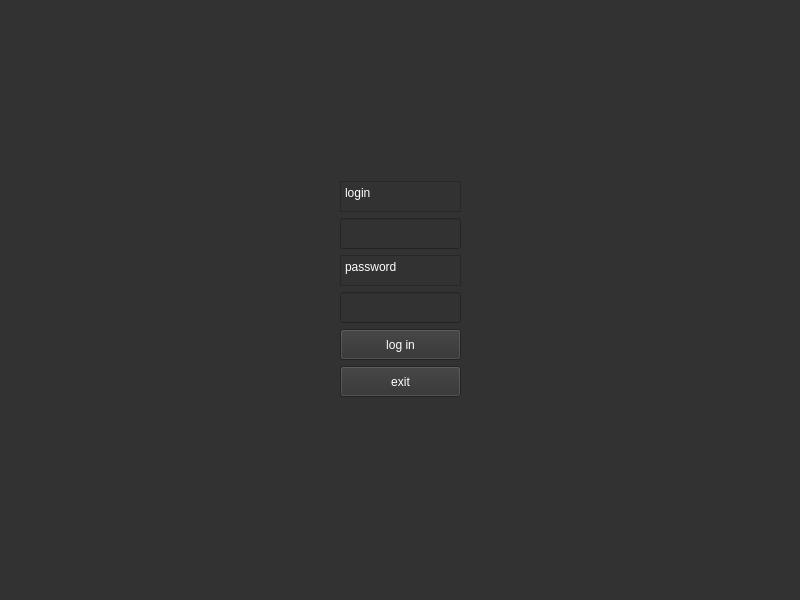
<?xml version="1.0" encoding="UTF-8"?>
<ui version="4.0">
 <class>MainWindow</class>
 <widget class="QMainWindow" name="MainWindow">
  <property name="geometry">
   <rect>
    <x>0</x>
    <y>0</y>
    <width>800</width>
    <height>600</height>
   </rect>
  </property>
  <property name="windowTitle">
   <string>MainWindow</string>
  </property>
  <property name="styleSheet">
   <string notr="true">background-color: rgb(50, 50, 50);
color: rgb(255, 255, 255);</string>
  </property>
  <widget class="QWidget" name="centralwidget">
   <layout class="QGridLayout" name="gridLayout">
    <item row="3" column="1">
     <spacer name="verticalSpacer_2">
      <property name="orientation">
       <enum>Qt::Vertical</enum>
      </property>
      <property name="sizeHint" stdset="0">
       <size>
        <width>20</width>
        <height>151</height>
       </size>
      </property>
     </spacer>
    </item>
    <item row="2" column="3">
     <spacer name="horizontalSpacer">
      <property name="orientation">
       <enum>Qt::Horizontal</enum>
      </property>
      <property name="sizeHint" stdset="0">
       <size>
        <width>320</width>
        <height>20</height>
       </size>
      </property>
     </spacer>
    </item>
    <item row="0" column="2">
     <spacer name="verticalSpacer">
      <property name="orientation">
       <enum>Qt::Vertical</enum>
      </property>
      <property name="sizeHint" stdset="0">
       <size>
        <width>20</width>
        <height>152</height>
       </size>
      </property>
     </spacer>
    </item>
    <item row="1" column="0">
     <spacer name="horizontalSpacer_2">
      <property name="orientation">
       <enum>Qt::Horizontal</enum>
      </property>
      <property name="sizeHint" stdset="0">
       <size>
        <width>321</width>
        <height>20</height>
       </size>
      </property>
     </spacer>
    </item>
    <item row="1" column="1" rowspan="2" colspan="2">
     <layout class="QVBoxLayout" name="verticalLayout">
      <item>
       <widget class="QTextBrowser" name="textBrowser">
        <property name="minimumSize">
         <size>
          <width>121</width>
          <height>31</height>
         </size>
        </property>
        <property name="maximumSize">
         <size>
          <width>121</width>
          <height>31</height>
         </size>
        </property>
        <property name="html">
         <string>&lt;!DOCTYPE HTML PUBLIC &quot;-//W3C//DTD HTML 4.0//EN&quot; &quot;http://www.w3.org/TR/REC-html40/strict.dtd&quot;&gt;
&lt;html&gt;&lt;head&gt;&lt;meta name=&quot;qrichtext&quot; content=&quot;1&quot; /&gt;&lt;meta charset=&quot;utf-8&quot; /&gt;&lt;style type=&quot;text/css&quot;&gt;
p, li { white-space: pre-wrap; }
hr { height: 1px; border-width: 0; }
li.unchecked::marker { content: &quot;\2610&quot;; }
li.checked::marker { content: &quot;\2612&quot;; }
&lt;/style&gt;&lt;/head&gt;&lt;body style=&quot; font-family:'Segoe UI'; font-size:9pt; font-weight:400; font-style:normal;&quot;&gt;
&lt;p style=&quot; margin-top:0px; margin-bottom:0px; margin-left:0px; margin-right:0px; -qt-block-indent:0; text-indent:0px;&quot;&gt;login&lt;/p&gt;&lt;/body&gt;&lt;/html&gt;</string>
        </property>
       </widget>
      </item>
      <item>
       <widget class="QLineEdit" name="lineEdit">
        <property name="minimumSize">
         <size>
          <width>121</width>
          <height>31</height>
         </size>
        </property>
        <property name="maximumSize">
         <size>
          <width>121</width>
          <height>31</height>
         </size>
        </property>
       </widget>
      </item>
      <item>
       <widget class="QTextBrowser" name="textBrowser_2">
        <property name="minimumSize">
         <size>
          <width>121</width>
          <height>31</height>
         </size>
        </property>
        <property name="maximumSize">
         <size>
          <width>121</width>
          <height>31</height>
         </size>
        </property>
        <property name="html">
         <string>&lt;!DOCTYPE HTML PUBLIC &quot;-//W3C//DTD HTML 4.0//EN&quot; &quot;http://www.w3.org/TR/REC-html40/strict.dtd&quot;&gt;
&lt;html&gt;&lt;head&gt;&lt;meta name=&quot;qrichtext&quot; content=&quot;1&quot; /&gt;&lt;meta charset=&quot;utf-8&quot; /&gt;&lt;style type=&quot;text/css&quot;&gt;
p, li { white-space: pre-wrap; }
hr { height: 1px; border-width: 0; }
li.unchecked::marker { content: &quot;\2610&quot;; }
li.checked::marker { content: &quot;\2612&quot;; }
&lt;/style&gt;&lt;/head&gt;&lt;body style=&quot; font-family:'Segoe UI'; font-size:9pt; font-weight:400; font-style:normal;&quot;&gt;
&lt;p style=&quot; margin-top:0px; margin-bottom:0px; margin-left:0px; margin-right:0px; -qt-block-indent:0; text-indent:0px;&quot;&gt;password&lt;/p&gt;&lt;/body&gt;&lt;/html&gt;</string>
        </property>
       </widget>
      </item>
      <item>
       <widget class="QLineEdit" name="lineEdit_2">
        <property name="minimumSize">
         <size>
          <width>121</width>
          <height>31</height>
         </size>
        </property>
        <property name="maximumSize">
         <size>
          <width>121</width>
          <height>31</height>
         </size>
        </property>
        <property name="echoMode">
         <enum>QLineEdit::Password</enum>
        </property>
       </widget>
      </item>
      <item>
       <widget class="QPushButton" name="pushButton">
        <property name="minimumSize">
         <size>
          <width>121</width>
          <height>31</height>
         </size>
        </property>
        <property name="maximumSize">
         <size>
          <width>121</width>
          <height>31</height>
         </size>
        </property>
        <property name="text">
         <string>log in</string>
        </property>
       </widget>
      </item>
      <item>
       <widget class="QPushButton" name="pushButton_3">
        <property name="minimumSize">
         <size>
          <width>121</width>
          <height>31</height>
         </size>
        </property>
        <property name="maximumSize">
         <size>
          <width>121</width>
          <height>31</height>
         </size>
        </property>
        <property name="text">
         <string>exit</string>
        </property>
       </widget>
      </item>
     </layout>
    </item>
   </layout>
  </widget>
  <widget class="QMenuBar" name="menubar">
   <property name="geometry">
    <rect>
     <x>0</x>
     <y>0</y>
     <width>800</width>
     <height>21</height>
    </rect>
   </property>
  </widget>
  <widget class="QStatusBar" name="statusbar"/>
 </widget>
 <resources/>
 <connections/>
</ui>
